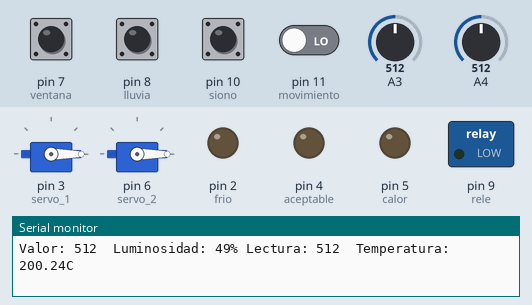
A sketch run on a simulated Arduino Uno, built with avr-gcc and run on an emulated ATmega328P. On the bench: 2 × servo, switched loads named in the sketch (green lamp = pin HIGH), output pins drawn as LEDs (lit = HIGH), the last lines printed to the serial monitor. The inputs (shaded band) are chosen by the test bench; at power-on: pin 7 (ventana), pin 8 (lluvia), pin 10 (siono) HIGH, pin 11 (movimiento) LOW, A3 = 512, A4 = 512.

Above: at 3.7 s.
3.8 s: A3 set to 222
5.3 s: A3 set to 187
At 6.7 s:
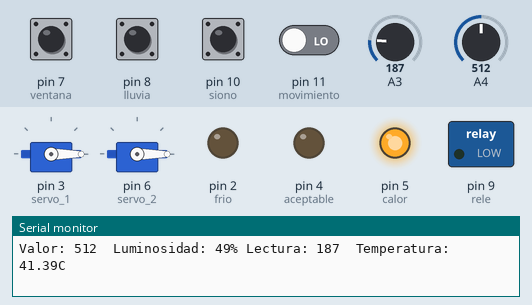
7.0 s: pin 10 (siono) pulled LOW for 0.3 s
At 7.4 s:
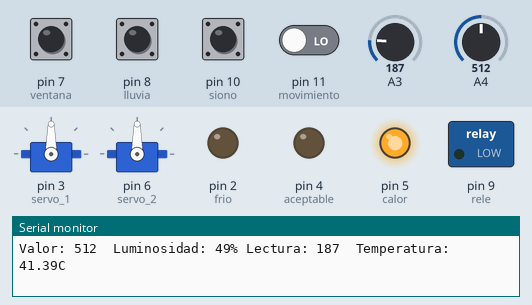
9.0 s: pin 11 (movimiento) driven HIGH
At 10.0 s:
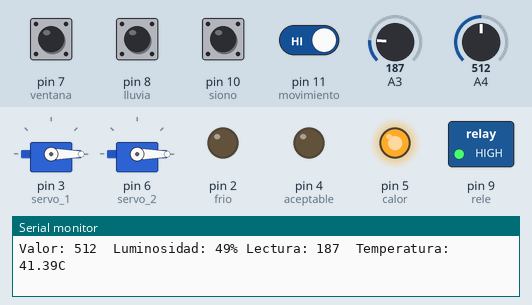
10.5 s: A3 set to 122
At 11.4 s:
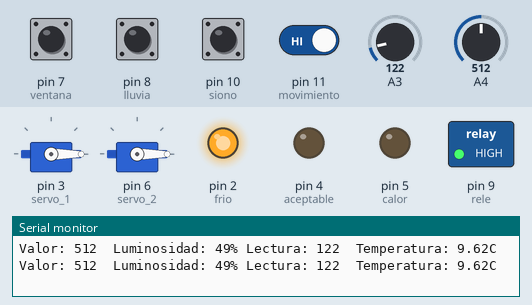
12.0 s: pin 10 (siono) pulled LOW for 1 s
At 12.7 s:
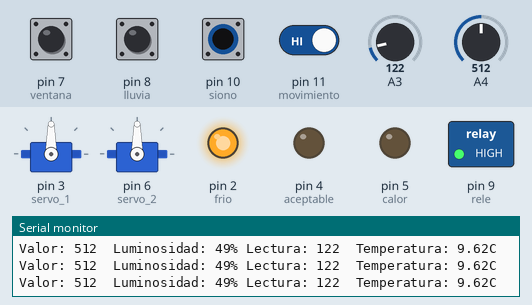
Timing chart, 0 to 15.0 s (numbered marks = the images above; inputs shaded):
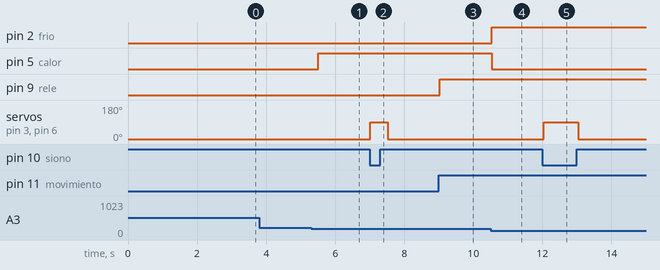

The sketch:

Ventanas_inteligentes.ino
```cpp
#include <Servo.h>

Servo servo_1;
Servo servo_2;

int lluvia = 8;
int valor;
int luminosidad;
int lectura;
float temp;
int frio = 2;
int aceptable = 4;
int calor = 5;
int ventana = 7;
int rele = 9;
int siono = 10;
int movimiento = 11;


void setup() {
  servo_1.attach (3);
  servo_1.write (0);
  servo_2.attach (6);
  servo_2.write (0);
  delay(500);
  Serial.begin (9600);
  pinMode (frio, OUTPUT);
  pinMode (aceptable, OUTPUT);
  pinMode (calor, OUTPUT);
  pinMode (rele, OUTPUT);
  pinMode (ventana, INPUT_PULLUP);
  pinMode (lluvia, INPUT_PULLUP);
  pinMode (siono, INPUT_PULLUP);
  pinMode (movimiento, INPUT);
  digitalWrite (frio, LOW);
  digitalWrite (aceptable, LOW);
  digitalWrite (calor, LOW);
  delay (2000);
}

void loop(){
 valor = analogRead (A4);
 lectura = analogRead (A3);
 luminosidad = map(valor, 969, 49, 0, 100);
 Serial.print("Valor: ");
 Serial.print(valor);
 Serial.print ("  Luminosidad: ");
 Serial.print (luminosidad);
 Serial.print ("%");
 temp = map(lectura, 0, 1023, -5000, 45000);
 temp = temp/100.00;
 Serial.print(" Lectura: ");
 Serial.print(lectura);
 Serial.print ("  Temperatura: ");
 Serial.print (temp);
 Serial.print ("C");
 Serial.println ();
 v_abierta();
 v_cerrada();
  if(temp <= 50 && temp >= 41){
    digitalWrite (calor, HIGH);
     }else{
    digitalWrite (calor, LOW);}
  if(temp <= 40 && temp >= 16 ){
    digitalWrite (aceptable, HIGH);
     }else{
    digitalWrite (aceptable, LOW);}
  if(temp <= 15 && temp >= 0){
    digitalWrite (frio, HIGH);
     }else{
    digitalWrite (frio, LOW);}
  if(digitalRead(siono) == false){
    servo_1.write (90);
    servo_2.write (90);}
    delay(500);
}

void v_cerrada(){
  /*if(temp <=50 && temp >= 41 && digitalRead(ventana) == false){
    servo_1.write (90);
    servo_2.write (90);}
  if(temp <=15 && temp >= 0 && digitalRead(ventana) == false){
    servo_1.write (90);
    servo_2.write (90);}
  if(temp <=40 && temp >= 16 && digitalRead(ventana) == false){
    servo_1.write (90);
    servo_2.write (90);}*/
}


void v_abierta(){

  if(valor <=968 && valor >= 216 && digitalRead(ventana) == true){
    servo_1.write (0);
    servo_2.write (0);}
  /*if(temp <=15 && temp >= 0 && digitalRead(ventana) == true){
    servo_1.write (0);
    servo_2.write (0);}
  delay(100);*/
  if(temp <=50 && temp >= 41 && digitalRead(ventana) == true && digitalRead(movimiento) == true){
    servo_1.write (0);
    servo_2.write (0);
    digitalWrite (rele, HIGH);}
  if(temp <=10 && temp >= 0 && digitalRead(ventana) == true){
    servo_1.write (0);
    servo_2.write (0);}
  if( digitalRead(ventana) == true && digitalRead(lluvia) == true){
    servo_1.write (0);
    servo_2.write (0);}
}
```

Measured:
- the behaviour switches between 205 and 204 on A3 (found by bisection; images 0 and 1)
- after the input at 5.3 s, pin 5 (calor): LOW → HIGH after 0.21 s
- after the input at 7.0 s, servo on pin 3 (servo_1), servo on pin 6 (servo_2): 0° → 90° at once, → 0° 0.50 s later
- after the input at 9.0 s, pin 9 (rele): LOW → HIGH at once
- after the input at 10.5 s, pin 2 (frio): LOW → HIGH at once; pin 5 (calor): HIGH → LOW at once
- after the input at 12.0 s, servo on pin 3 (servo_1), servo on pin 6 (servo_2): 0° → 90° at once, → 0° 1.0 s later
